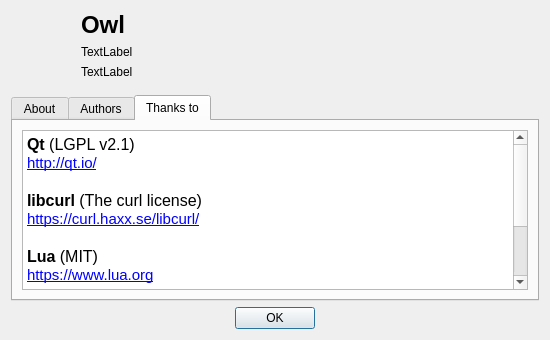
<?xml version="1.0" encoding="UTF-8"?>
<ui version="4.0">
 <class>AboutDlg</class>
 <widget class="QDialog" name="AboutDlg">
  <property name="geometry">
   <rect>
    <x>0</x>
    <y>0</y>
    <width>550</width>
    <height>340</height>
   </rect>
  </property>
  <property name="windowTitle">
   <string>Dialog</string>
  </property>
  <layout class="QVBoxLayout" name="verticalLayout_3">
   <item>
    <layout class="QHBoxLayout" name="horizontalLayout">
     <item>
      <widget class="QLabel" name="imageLabel">
       <property name="minimumSize">
        <size>
         <width>64</width>
         <height>64</height>
        </size>
       </property>
       <property name="maximumSize">
        <size>
         <width>64</width>
         <height>64</height>
        </size>
       </property>
       <property name="text">
        <string/>
       </property>
       <property name="pixmap">
        <pixmap resource="res/Owl.qrc">:/images/owl_64.png</pixmap>
       </property>
       <property name="alignment">
        <set>Qt::AlignCenter</set>
       </property>
      </widget>
     </item>
     <item>
      <layout class="QVBoxLayout" name="verticalLayout_2">
       <item>
        <widget class="QLabel" name="titleLbl">
         <property name="font">
          <font>
           <pointsize>18</pointsize>
           <weight>75</weight>
           <bold>true</bold>
          </font>
         </property>
         <property name="text">
          <string>Owl</string>
         </property>
        </widget>
       </item>
       <item>
        <widget class="QLabel" name="versionLbl">
         <property name="text">
          <string>TextLabel</string>
         </property>
         <property name="alignment">
          <set>Qt::AlignLeading|Qt::AlignLeft|Qt::AlignVCenter</set>
         </property>
        </widget>
       </item>
       <item>
        <widget class="QLabel" name="copyrightLbl">
         <property name="text">
          <string>TextLabel</string>
         </property>
        </widget>
       </item>
       <item>
        <spacer name="verticalSpacer_2">
         <property name="orientation">
          <enum>Qt::Vertical</enum>
         </property>
         <property name="sizeType">
          <enum>QSizePolicy::Fixed</enum>
         </property>
         <property name="sizeHint" stdset="0">
          <size>
           <width>5</width>
           <height>10</height>
          </size>
         </property>
        </spacer>
       </item>
      </layout>
     </item>
     <item>
      <spacer name="horizontalSpacer">
       <property name="orientation">
        <enum>Qt::Horizontal</enum>
       </property>
       <property name="sizeType">
        <enum>QSizePolicy::Minimum</enum>
       </property>
       <property name="sizeHint" stdset="0">
        <size>
         <width>40</width>
         <height>20</height>
        </size>
       </property>
      </spacer>
     </item>
    </layout>
   </item>
   <item>
    <widget class="QTabWidget" name="tabWidget">
     <property name="currentIndex">
      <number>2</number>
     </property>
     <widget class="QWidget" name="tab">
      <attribute name="title">
       <string>About</string>
      </attribute>
      <layout class="QVBoxLayout" name="verticalLayout">
       <item>
        <widget class="QLabel" name="qtInfoLbl">
         <property name="text">
          <string>Qt based forum reader.</string>
         </property>
        </widget>
       </item>
       <item>
        <widget class="QLabel" name="detailsLbl">
         <property name="text">
          <string>&lt;html&gt;&lt;head/&gt;&lt;body&gt;&lt;p&gt;Copyright (C) 2015, Adalid Claure. All rights reserved.&lt;/p&gt;&lt;/body&gt;&lt;/html&gt;</string>
         </property>
        </widget>
       </item>
       <item>
        <widget class="QLabel" name="label_3">
         <property name="text">
          <string>&lt;html&gt;&lt;head/&gt;&lt;body&gt;&lt;p&gt;&lt;a href=&quot;http://www.owlclient.com&quot;&gt;&lt;span style=&quot; text-decoration: underline; color:#0000ff;&quot;&gt;www.owlclient.com&lt;/span&gt;&lt;/a&gt;&lt;/p&gt;&lt;/body&gt;&lt;/html&gt;</string>
         </property>
         <property name="openExternalLinks">
          <bool>true</bool>
         </property>
        </widget>
       </item>
       <item>
        <spacer name="verticalSpacer">
         <property name="orientation">
          <enum>Qt::Vertical</enum>
         </property>
         <property name="sizeHint" stdset="0">
          <size>
           <width>20</width>
           <height>40</height>
          </size>
         </property>
        </spacer>
       </item>
      </layout>
     </widget>
     <widget class="QWidget" name="tab_2">
      <attribute name="title">
       <string>Authors</string>
      </attribute>
      <layout class="QGridLayout" name="gridLayout">
       <item row="0" column="0">
        <widget class="QTextBrowser" name="authorsTextBrowser">
         <property name="html">
          <string>&lt;!DOCTYPE HTML PUBLIC &quot;-//W3C//DTD HTML 4.0//EN&quot; &quot;http://www.w3.org/TR/REC-html40/strict.dtd&quot;&gt;
&lt;html&gt;&lt;head&gt;&lt;meta name=&quot;qrichtext&quot; content=&quot;1&quot; /&gt;&lt;style type=&quot;text/css&quot;&gt;
p, li { white-space: pre-wrap; }
&lt;/style&gt;&lt;/head&gt;&lt;body style=&quot; font-family:'.SF NS Text'; font-size:13pt; font-weight:400; font-style:normal;&quot;&gt;
&lt;p style=&quot; margin-top:0px; margin-bottom:0px; margin-left:0px; margin-right:0px; -qt-block-indent:0; text-indent:0px;&quot;&gt;&lt;span style=&quot; font-family:'MS Shell Dlg 2'; font-size:12pt; font-weight:600;&quot;&gt;Adalid Claure&lt;/span&gt;&lt;/p&gt;
&lt;p style=&quot; margin-top:0px; margin-bottom:0px; margin-left:0px; margin-right:0px; -qt-block-indent:0; text-indent:0px;&quot;&gt;&lt;span style=&quot; font-family:'MS Shell Dlg 2'; font-size:11pt;&quot;&gt;Creator and maintainer&lt;/span&gt;&lt;/p&gt;
&lt;p style=&quot;-qt-paragraph-type:empty; margin-top:0px; margin-bottom:0px; margin-left:0px; margin-right:0px; -qt-block-indent:0; text-indent:0px; font-family:'MS Shell Dlg 2'; font-size:12pt;&quot;&gt;&lt;br /&gt;&lt;/p&gt;
&lt;p style=&quot; margin-top:0px; margin-bottom:0px; margin-left:0px; margin-right:0px; -qt-block-indent:0; text-indent:0px;&quot;&gt;&lt;span style=&quot; font-family:'MS Shell Dlg 2'; font-size:12pt; font-weight:600;&quot;&gt;Joe DiBiasi&lt;/span&gt;&lt;/p&gt;
&lt;p style=&quot; margin-top:0px; margin-bottom:0px; margin-left:0px; margin-right:0px; -qt-block-indent:0; text-indent:0px;&quot;&gt;&lt;span style=&quot; font-family:'MS Shell Dlg 2'; font-size:11pt;&quot;&gt;Code contributor&lt;/span&gt;&lt;/p&gt;
&lt;p style=&quot;-qt-paragraph-type:empty; margin-top:0px; margin-bottom:0px; margin-left:0px; margin-right:0px; -qt-block-indent:0; text-indent:0px; font-family:'MS Shell Dlg 2'; font-size:12pt;&quot;&gt;&lt;br /&gt;&lt;/p&gt;
&lt;p style=&quot; margin-top:0px; margin-bottom:0px; margin-left:0px; margin-right:0px; -qt-block-indent:0; text-indent:0px;&quot;&gt;&lt;span style=&quot; font-family:'MS Shell Dlg 2'; font-size:12pt; font-weight:600;&quot;&gt;Robert Burnham&lt;/span&gt;&lt;/p&gt;
&lt;p style=&quot; margin-top:0px; margin-bottom:0px; margin-left:0px; margin-right:0px; -qt-block-indent:0; text-indent:0px;&quot;&gt;&lt;span style=&quot; font-family:'MS Shell Dlg 2'; font-size:11pt;&quot;&gt;Art contributor&lt;/span&gt;&lt;/p&gt;&lt;/body&gt;&lt;/html&gt;</string>
         </property>
        </widget>
       </item>
      </layout>
     </widget>
     <widget class="QWidget" name="tab_3">
      <attribute name="title">
       <string>Thanks to</string>
      </attribute>
      <layout class="QGridLayout" name="gridLayout_2">
       <item row="0" column="0">
        <widget class="QTextBrowser" name="creditsTextBrowser">
         <property name="html">
          <string>&lt;!DOCTYPE HTML PUBLIC &quot;-//W3C//DTD HTML 4.0//EN&quot; &quot;http://www.w3.org/TR/REC-html40/strict.dtd&quot;&gt;
&lt;html&gt;&lt;head&gt;&lt;meta name=&quot;qrichtext&quot; content=&quot;1&quot; /&gt;&lt;style type=&quot;text/css&quot;&gt;
p, li { white-space: pre-wrap; }
&lt;/style&gt;&lt;/head&gt;&lt;body style=&quot; font-family:'.SF NS Text'; font-size:13pt; font-weight:400; font-style:normal;&quot;&gt;
&lt;p style=&quot; margin-top:0px; margin-bottom:0px; margin-left:0px; margin-right:0px; -qt-block-indent:0; text-indent:0px;&quot;&gt;&lt;span style=&quot; font-family:'MS Shell Dlg 2'; font-size:12pt; font-weight:600;&quot;&gt;Qt&lt;/span&gt;&lt;span style=&quot; font-family:'MS Shell Dlg 2'; font-size:12pt;&quot;&gt; (LGPL v2.1)&lt;/span&gt;&lt;/p&gt;
&lt;p style=&quot; margin-top:0px; margin-bottom:0px; margin-left:0px; margin-right:0px; -qt-block-indent:0; text-indent:0px;&quot;&gt;&lt;a href=&quot;http://qt-project.org/&quot;&gt;&lt;span style=&quot; font-family:'MS Shell Dlg 2'; font-size:11pt; text-decoration: underline; color:#0000ff;&quot;&gt;http://qt.io/&lt;/span&gt;&lt;/a&gt;&lt;/p&gt;
&lt;p style=&quot;-qt-paragraph-type:empty; margin-top:0px; margin-bottom:0px; margin-left:0px; margin-right:0px; -qt-block-indent:0; text-indent:0px; font-family:'MS Shell Dlg 2'; font-size:12pt; text-decoration: underline; color:#0000ff;&quot;&gt;&lt;br /&gt;&lt;/p&gt;
&lt;p style=&quot; margin-top:0px; margin-bottom:0px; margin-left:0px; margin-right:0px; -qt-block-indent:0; text-indent:0px;&quot;&gt;&lt;span style=&quot; font-family:'MS Shell Dlg 2'; font-size:12pt; font-weight:600;&quot;&gt;libcurl&lt;/span&gt;&lt;span style=&quot; font-family:'MS Shell Dlg 2'; font-size:12pt;&quot;&gt; (The curl license)&lt;/span&gt;&lt;/p&gt;
&lt;p style=&quot; margin-top:0px; margin-bottom:0px; margin-left:0px; margin-right:0px; -qt-block-indent:0; text-indent:0px;&quot;&gt;&lt;a href=&quot;https://curl.haxx.se/libcurl/&quot;&gt;&lt;span style=&quot; font-size:11pt; text-decoration: underline; color:#0000ff;&quot;&gt;https://curl.haxx.se/libcurl/&lt;/span&gt;&lt;/a&gt;&lt;/p&gt;
&lt;p style=&quot;-qt-paragraph-type:empty; margin-top:0px; margin-bottom:0px; margin-left:0px; margin-right:0px; -qt-block-indent:0; text-indent:0px; font-size:12pt; text-decoration: underline; color:#0000ff;&quot;&gt;&lt;br /&gt;&lt;/p&gt;
&lt;p style=&quot; margin-top:0px; margin-bottom:0px; margin-left:0px; margin-right:0px; -qt-block-indent:0; text-indent:0px;&quot;&gt;&lt;span style=&quot; font-family:'MS Shell Dlg 2'; font-size:12pt; font-weight:600;&quot;&gt;Lua&lt;/span&gt;&lt;span style=&quot; font-family:'MS Shell Dlg 2'; font-size:12pt;&quot;&gt; (MIT)&lt;/span&gt;&lt;/p&gt;
&lt;p style=&quot; margin-top:0px; margin-bottom:0px; margin-left:0px; margin-right:0px; -qt-block-indent:0; text-indent:0px;&quot;&gt;&lt;a href=&quot;https://www.lua.org&quot;&gt;&lt;span style=&quot; font-size:11pt; text-decoration: underline; color:#0000ff;&quot;&gt;https://www.lua.org&lt;/span&gt;&lt;/a&gt;&lt;/p&gt;
&lt;p style=&quot;-qt-paragraph-type:empty; margin-top:0px; margin-bottom:0px; margin-left:0px; margin-right:0px; -qt-block-indent:0; text-indent:0px; font-family:'MS Shell Dlg 2'; font-size:12pt; text-decoration: underline; color:#0000ff;&quot;&gt;&lt;br /&gt;&lt;/p&gt;
&lt;p style=&quot; margin-top:0px; margin-bottom:0px; margin-left:0px; margin-right:0px; -qt-block-indent:0; text-indent:0px;&quot;&gt;&lt;span style=&quot; font-family:'MS Shell Dlg 2'; font-size:12pt; font-weight:600;&quot;&gt;hunspell&lt;/span&gt;&lt;span style=&quot; font-family:'MS Shell Dlg 2'; font-size:12pt;&quot;&gt; (LGPL v2.1)&lt;/span&gt;&lt;/p&gt;
&lt;p style=&quot; margin-top:0px; margin-bottom:0px; margin-left:0px; margin-right:0px; -qt-block-indent:0; text-indent:0px;&quot;&gt;&lt;a href=&quot;http://sourceforge.net/projects/hunspell/
&quot;&gt;&lt;span style=&quot; font-family:'MS Shell Dlg 2'; font-size:11pt; text-decoration: underline; color:#0000ff;&quot;&gt;http://sourceforge.net/projects/hunspell/&lt;/span&gt;&lt;/a&gt;&lt;/p&gt;
&lt;p style=&quot;-qt-paragraph-type:empty; margin-top:0px; margin-bottom:0px; margin-left:0px; margin-right:0px; -qt-block-indent:0; text-indent:0px; font-family:'MS Shell Dlg 2'; font-size:12pt; text-decoration: underline; color:#0000ff;&quot;&gt;&lt;br /&gt;&lt;/p&gt;
&lt;p style=&quot;-qt-paragraph-type:empty; margin-top:0px; margin-bottom:0px; margin-left:0px; margin-right:0px; -qt-block-indent:0; text-indent:0px; font-family:'MS Shell Dlg 2'; font-size:12pt; text-decoration: underline; color:#0000ff;&quot;&gt;&lt;br /&gt;&lt;/p&gt;&lt;/body&gt;&lt;/html&gt;</string>
         </property>
         <property name="openExternalLinks">
          <bool>true</bool>
         </property>
        </widget>
       </item>
      </layout>
     </widget>
    </widget>
   </item>
   <item>
    <widget class="QDialogButtonBox" name="buttonBox">
     <property name="orientation">
      <enum>Qt::Horizontal</enum>
     </property>
     <property name="standardButtons">
      <set>QDialogButtonBox::Ok</set>
     </property>
     <property name="centerButtons">
      <bool>true</bool>
     </property>
    </widget>
   </item>
  </layout>
 </widget>
 <resources>
  <include location="res/Owl.qrc"/>
 </resources>
 <connections>
  <connection>
   <sender>buttonBox</sender>
   <signal>accepted()</signal>
   <receiver>AboutDlg</receiver>
   <slot>accept()</slot>
   <hints>
    <hint type="sourcelabel">
     <x>248</x>
     <y>254</y>
    </hint>
    <hint type="destinationlabel">
     <x>157</x>
     <y>274</y>
    </hint>
   </hints>
  </connection>
  <connection>
   <sender>buttonBox</sender>
   <signal>rejected()</signal>
   <receiver>AboutDlg</receiver>
   <slot>reject()</slot>
   <hints>
    <hint type="sourcelabel">
     <x>316</x>
     <y>260</y>
    </hint>
    <hint type="destinationlabel">
     <x>286</x>
     <y>274</y>
    </hint>
   </hints>
  </connection>
 </connections>
</ui>
